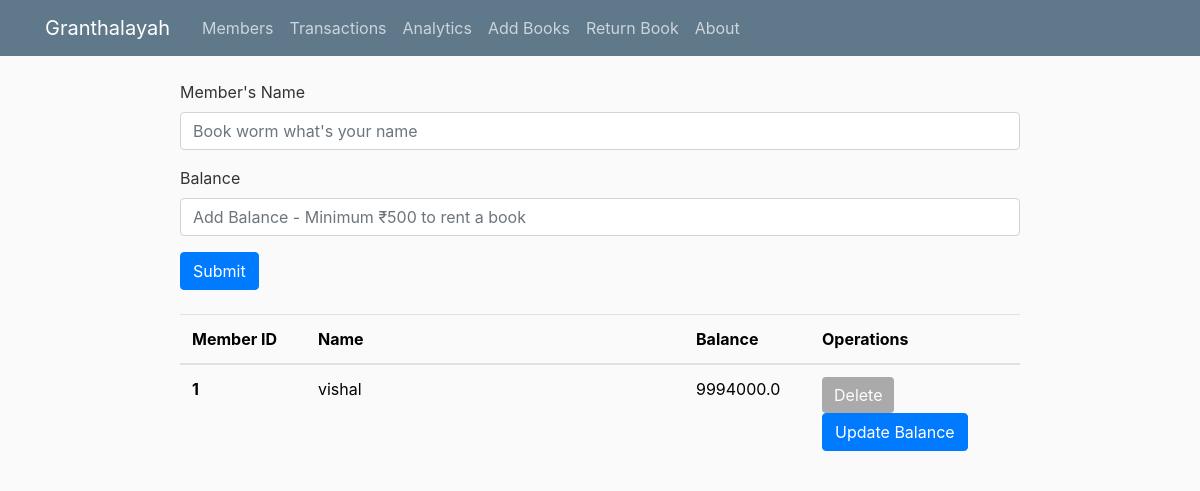
/members, run on the app's committed database.
### atheneum/models.py (models this page shows)
class Members(db.Model):
    id_ = db.Column(db.Integer , primary_key = True)   # member_id
    member_name = db.Column(db.String(150))  # member_name
    balance_amount = db.Column(db.Float , default = 1000) # member_balance
    borrowed = db.Column(db.Boolean, default = False) # member_borrowed
    paid_for_borrowed_books = db.Column(db.Float , default = 0) # library_fees_given

### atheneum/requisite/routes.py (the view, shortened to what this page needs)
@requisite.route('/members', methods = ["POST" , "GET"])
def members():
    members = Members.query.all()                               # Getting all the members
    return render_template('members.html', members = members)   # rendering the page for members

### atheneum/templates/members.html (shortened to what this page needs)
{% extends "layout.html" %}
{% block content %}
{% block body %}
<div style="width: 70%; margin-left: auto; margin-right: auto">
  <form action="/members" method="POST">
    <div class="mb-3">
      <label for="name" class="form-label">Member's Name</label>
      <input
        type="text"
        class="form-control"
        name="user_name"
        placeholder="Book worm what's your name "
      />
    </div>
    <div class="mb-3">
      <label for="Balance" class="form-label">Balance</label>
      <input
        type="text"
        class="form-control"
        name="balance"
        placeholder="Add Balance - Minimum ₹500 to rent a book"
      />
    </div>
    <button type="submit" class="btn btn-primary">Submit</button>
  </form>
  <br />
  <table class="table" style="color: black">
    <thead>
      <tr>
        <th scope="col" style="width: 15%">Member ID</th>
        <th scope="col">Name</th>
        <th scope="col" style="width: 15%">Balance</th>
        <th scope="col" style="width: 25%">Operations</th>
      </tr>
    </thead>
    {% for member in members %} {% if member.borrowed == False %}
    <tbody>
      <tr>
        <th scope="row">{{member.id_}}</th>
        <td>{{member.member_name}}</td>
        <td>{{member.balance_amount}}</td>
        <td>
          <a href="delete_member/{{member.id_}}"
            ><button
              style="background-color: crimson; border: none"
              class="btn btn-primary"
            >
              Delete
            </button></a
          >
          <a href="update/{{member.id_}}"
            ><button class="btn btn-primary">Update Balance</button></a
          >
        </td>
      </tr>
    </tbody>
    {% else %}
    <tbody>
      <tr>
        <th scope="row">{{member.id_}}</th>
        <td>{{member.member_name}}</td>
        <td>{{member.balance_amount}}</td>
        <td>
          <a href="#"
            ><button
              class="btn btn-primary"
              style="background-color: #808080; border: none"
              disabled="True"
            >
              Delete
            </button></a
          >
          <a href="update/{{member.id_}}"
            ><button class="btn btn-primary">Update Balance</button></a
          >
        </td>
      </tr>
    </tbody>
    {% endif %} {% endfor %}
  </table>
</div>
{% endblock body %}
{% endblock content %}

### atheneum/static/main.css (style rules this page uses)
body { background: #fafafa; color: #333333; margin-top: 5rem; }

### data on the page
Members: id_ "1", member_name "vishal", balance_amount "9994000.0"
